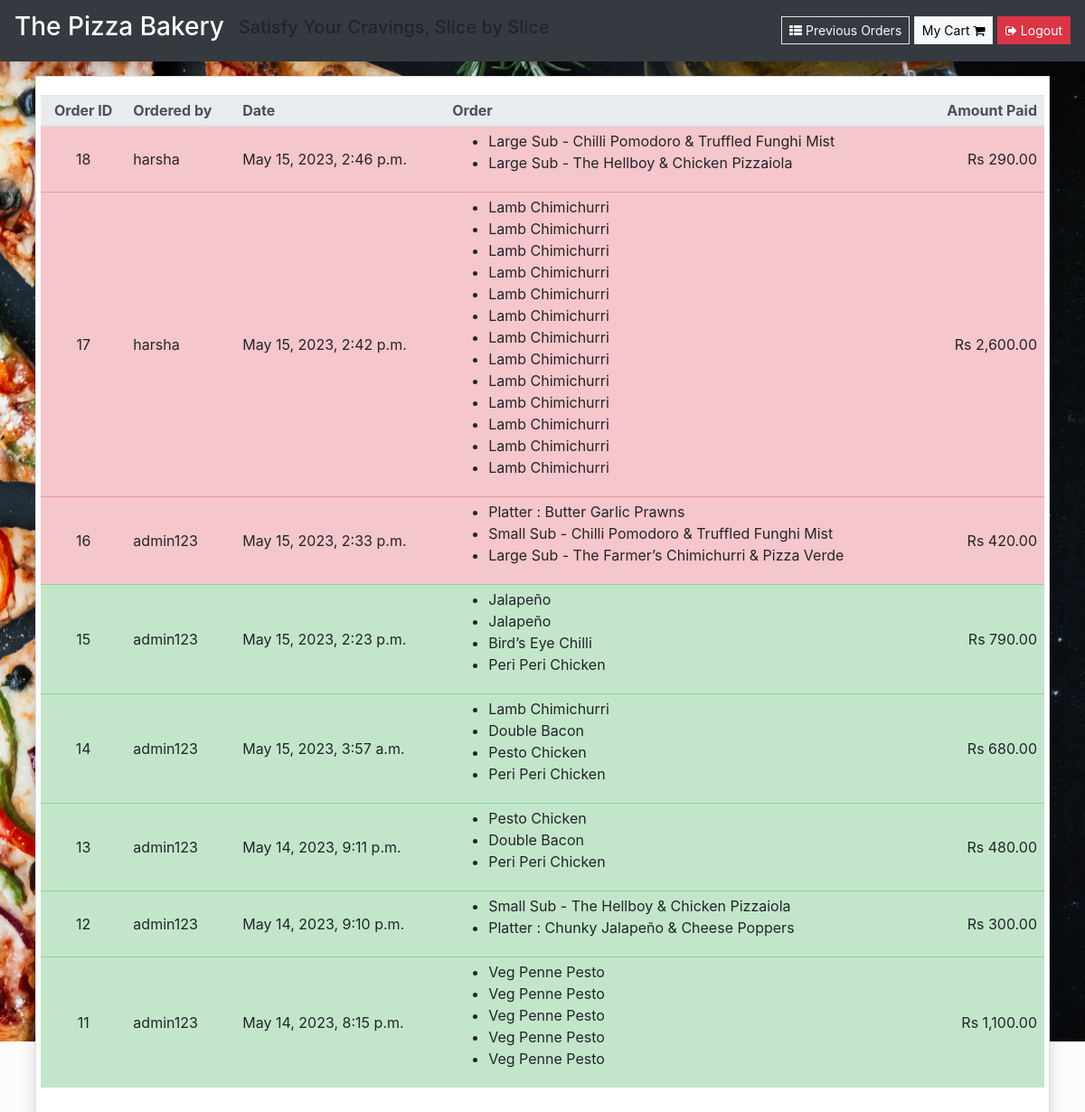
Page /view-orders (signed in) on the committed database.
### orders/models.py (models this page shows, shortened)
class UserOrder(models.Model):
    username = models.CharField(max_length=200) #who placed the order
    order = models.TextField() #this will be a string representation of the cart from localStorage
    price = models.DecimalField(max_digits=6, decimal_places=2) #how much was the order
    time_of_order  = models.DateTimeField(default=datetime.now, blank=True)
    delivered = models.BooleanField()
    class Meta:
        verbose_name = "User Order List"
        verbose_name_plural = "User Order List"

### orders/views.py (the view)
# urls.py: path("view-orders", views.view_orders, name="view_orders"),
def view_orders(request):
    if request.user.is_superuser:
        rows = UserOrder.objects.all().order_by('-time_of_order')
        return render(request, "orders/orders.html", context = {"rows":rows})
    else:
        rows = UserOrder.objects.all().filter(username = request.user.username).order_by('-time_of_order')
        return render(request, "orders/orders.html", context = {"rows":rows})

### orders/templatetags/custom_tags.py (called while the page is built)
@register.filter(name="format_cart")
def format_cart(value):
    return value[1:-1].split(",")

@register.filter(name="format_cart_item")
def format_cart_item(value):
    return value.replace("'","")

### orders/templates/orders/orders.html
{% extends 'orders/header.html' %} {% load custom_tags %} {% load humanize %} {% block content %}
<div class="container-fluid">
    <div class="content my-3 px-4">
        <div class="card shadow rounded-0">
            <div class="card-body">
                <div class="row justify-content-center">
                    <table class="table" id="order-tbl">
                        <thead class="thead-light">
                            <tr>
                                <th scope="col">Order ID</th>
                                <th scope="col">Ordered by</th>
                                <th scope="col">Date</th>
                                <th scope="col">Order</th>
                                <th scope="col">Amount Paid</th>
                            </tr>
                        </thead>
                        <tbody id="orders_table">
                            {% for row in rows %} {% if row.delivered %}
                            <tr class="table-success">
                                {% else %}
                                <tr class="table-danger mark-as-complete">
                                    {% endif %}
                                    <td>{{row.id}}</td>
                                    <td>{{row.username}}</td>
                                    <td>{{row.time_of_order}}</td>
                                    <td>
                                        <ul>
                                            {% for item in row.order|format_cart %}
                                            <li>{{item|format_cart_item}}</li>
                                            {% endfor %}
                                        </ul>
                                    </td>
                                    <td>Rs {{row.price|floatformat:2|intcomma}}</td>
                                </tr>
                                {% endfor %}
                        </tbody>
                    </table>
                </div>
            </div>
        </div>
    </div>
</div>
{% endblock %}

### orders/static/orders/style.css (style rules this page uses)
html, body { height: 100%; width: 100%; }
body { background-image: url(./../img/download.jpg); background-repeat: no-repeat; background-size: auto; background-position: top right; backdrop-filter: brightness(0.9887); }

### rows in the picture
UserOrder: id "18", username "harsha", time_of_order "May 15, 2023, 2:46 p.m.", order "Large Sub - Chilli Pomodoro & Truffled Funghi Mist" "Large Sub - The Hellboy & Chicken Pizzaiola", price "290.00"
UserOrder: id "17", username "harsha", time_of_order "May 15, 2023, 2:42 p.m.", order "Lamb Chimichurri" "Lamb Chimichurri" "Lamb Chimichurri" "Lamb Chimichurri" "Lamb Chimichurri" "Lamb Chimichurri" "Lamb Chimichurri" "Lamb Chimichurri" "Lamb Chimichurri" "Lamb Chimichurri" "Lamb Chimichurri" "Lamb Chimichurri" "Lamb Chimichurri", price "2,600.00"
UserOrder: id "16", username "admin123", time_of_order "May 15, 2023, 2:33 p.m.", order "Platter : Butter Garlic Prawns" "Small Sub - Chilli Pomodoro & Truffled Funghi Mist" "Large Sub - The Farmer’s Chimichurri & Pizza Verde", price "420.00"
UserOrder: id "15", username "admin123", time_of_order "May 15, 2023, 2:23 p.m.", order "Jalapeño" "Jalapeño" "Bird’s Eye Chilli" "Peri Peri Chicken", price "790.00"
UserOrder: id "14", username "admin123", time_of_order "May 15, 2023, 3:57 a.m.", order "Lamb Chimichurri" "Double Bacon" "Pesto Chicken" "Peri Peri Chicken", price "680.00"
UserOrder: id "13", username "admin123", time_of_order "May 14, 2023, 9:11 p.m.", order "Pesto Chicken" "Double Bacon" "Peri Peri Chicken", price "480.00"
UserOrder: id "12", username "admin123", time_of_order "May 14, 2023, 9:10 p.m.", order "Small Sub - The Hellboy & Chicken Pizzaiola" "Platter : Chunky Jalapeño & Cheese Poppers", price "300.00"
UserOrder: id "11", username "admin123", time_of_order "May 14, 2023, 8:15 p.m.", order "Veg Penne Pesto" "Veg Penne Pesto" "Veg Penne Pesto" "Veg Penne Pesto" "Veg Penne Pesto", price "1,100.00"
